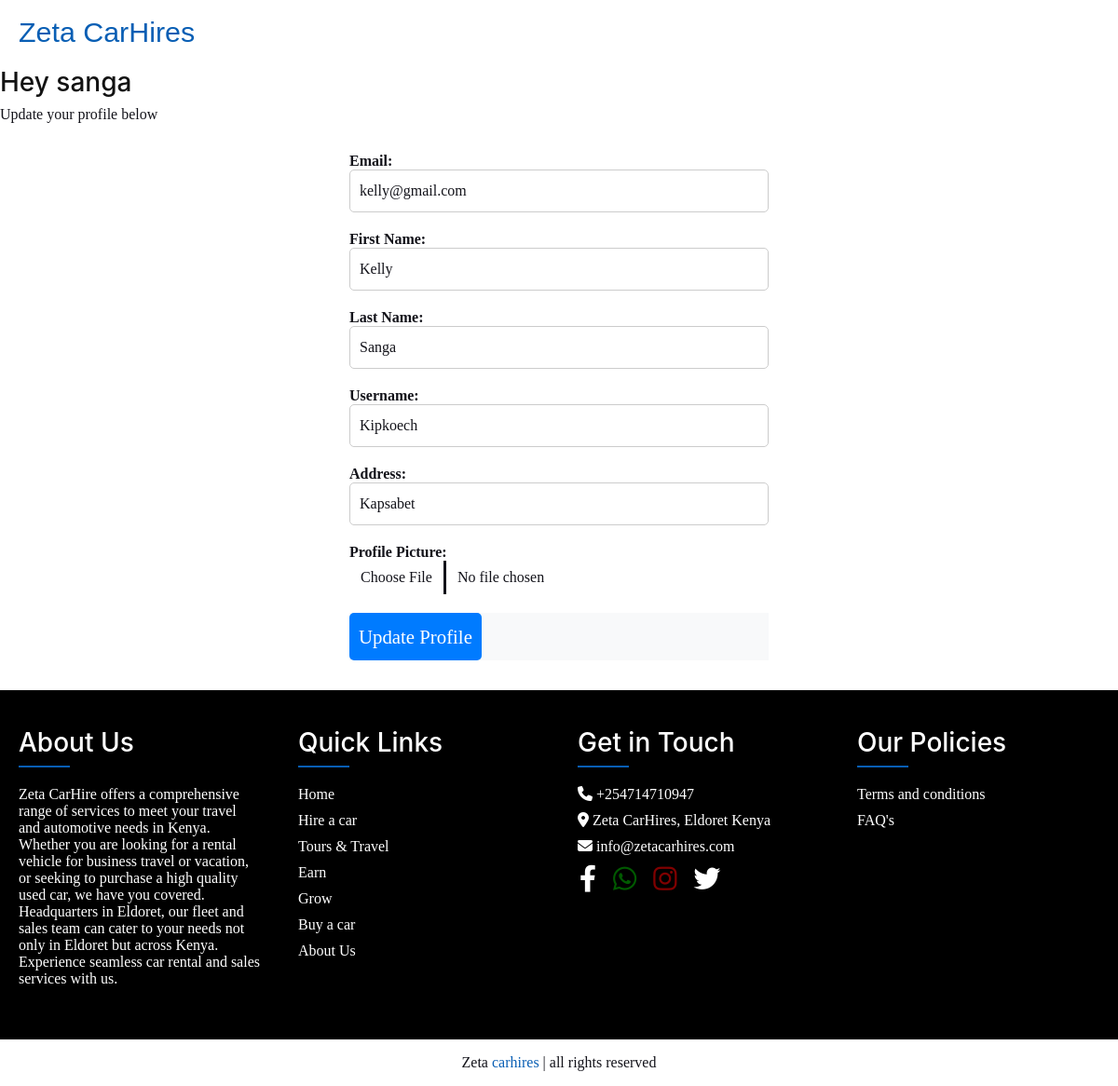
The page /update_profile/4 (signed in) on the database its author committed.
### car_rental/models.py (models this page shows)
class CustomUser(AbstractUser):
    user_type_data = ((1,"Dealer"),(2,"Customer"))
    user_type = models.CharField(default=1,choices=user_type_data,max_length=10)

class Customer(models.Model):
    id = models.AutoField(primary_key=True)
    admin = models.OneToOneField(CustomUser,on_delete=models.CASCADE)
    profile_pic = models.FileField()
    address = models.TextField()
    created_at = models.DateTimeField(auto_now_add=True)
    updated_at = models.DateTimeField(auto_now_add=True)
    objects= models.Manager()

### car_rental/Customerviews.py (the view)
# urls.py: path('update_profile/<str:customer_id>',Customerviews.update_profile,name="update_profile"),
def update_profile(request, customer_id):
    request.session['customer_id'] = customer_id
    customer = get_object_or_404(Customer, admin=customer_id)
    form = UpdateProfileForm(initial={
        'email': customer.admin.email,
        'first_name': customer.admin.first_name,
        'last_name': customer.admin.last_name,
        'username': customer.admin.username,
        'address': customer.address
    })
    return render(request, "profile.html", {"form": form, "id": customer_id, "username": customer.admin.username})

### car_rental/forms.py
class UpdateProfileForm(forms.Form):
    email = forms.EmailField(label="Email",max_length=50,widget=forms.EmailInput(attrs={"class":"form-control"}))
    first_name = forms.CharField(label="First Name",max_length=50,widget=forms.TextInput(attrs={"class":"form-control"}))
    last_name = forms.CharField(label="Last Name",max_length=50,widget=forms.TextInput(attrs={"class":"form-control"}))
    username = forms.CharField(label="Username",max_length=50,widget=forms.TextInput(attrs={"class":"form-control"}))
    address = forms.CharField(label="Address",max_length=50,widget=forms.TextInput(attrs={"class":"form-control"}))
    profile_pic = forms.FileField(label="Profile Picture",max_length=50,widget=forms.FileInput(attrs={"class":"form-control"}),required=False)

### templates/profile.html (shortened to what this page needs)
{% extends "base.html" %}
{% block main_content %}
<head>
</head>
<br>
<br><br><br>
<h3>Hey {{user.username}}</h3>
<p>Update your profile below</p>
<form action="/profile_save" method="POST" enctype="multipart/form-data">
    <div class="card-body">
       {% for field in form %}
      <div class="form-group">
        {{ field.label_tag }}
        {{ field }}
        </div>
      {% endfor %}
    </div>
    <div class="card-footer">
      <button type="submit" class="btn btn-primary btn-block">Update Profile</button>
    </div>
  </form>
{% endblock main_content %}

### static/css/styles.css (style rules this page uses)
:root { --main-color: rgb(8, 94, 180); --black: #13131a; --bg: white; --white: #ffffff; --border: 1px solid rgba(0, 0, 0, 0.62); --font-default: "Open Sans", system-ui, -apple-system, "Segoe UI", Roboto, "Helvetica Neue", Arial, "Noto Sans", "Liberation Sans", sans-serif, "Apple Color Emoji", "Segoe UI Emoji", "Segoe UI Symbol", "Noto Color Emoji"; --font-primary: "Inter", sans-serif; --font-secondary: "Cardo", sans-serif; }
h1,h2,h3,h4,h5,h6 { color:hsl(0, 0%, 7%); font-family: var(--font-primary); }
* { font-family: 'Times New Roman', Times, serif; margin: 0; padding: 0; box-sizing: border-box; outline: none; border: none; text-decoration: none; transition: .2s linear; }
html { overflow-x: hidden; scroll-padding-top: 9rem; scroll-behavior: smooth; }
body { font-family: var(--font-default); color: var(--black); background-color: var(--bg); }
.btn { color: var(--white); background-color: var(--main-color); padding: .6rem 1.2rem; font-size: 1.3rem; border-radius: 2rem; text-align: center; }
input,textarea { border-bottom: var(--border); }

### templates/profile.html (style rules this page uses)
form { margin: 2rem auto; max-width: 450px; }
.form-group { margin-bottom: 20px; }
label { font-weight: bold; }
input[type="text"], input[type="email"], textarea { width: 100%; padding: 10px; border: 1px solid #ccc; border-radius: 5px; }
.btn-primary { background-color: #007bff; color: #fff; border: none; border-radius: 5px; padding: 10px; }
.card-footer { background-color: #f8f9fa; }

### rows shown on the page
CustomUser: username "sanga"
CustomUser: form "kelly@gmail.com" "Kelly" "Sanga" "Kipkoech"
Customer: form "Kapsabet"

### other values the page prints
{{ field.label_tag }} "Email:" "First Name:" "Last Name:" "Username:" "Address:" "Profile Picture:"
